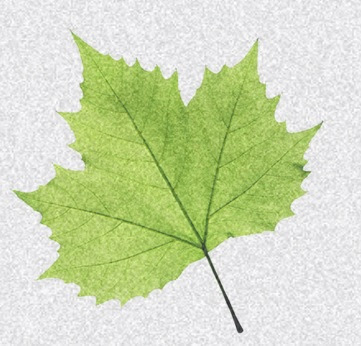
#> input picture OTSU Thresholding/noisy_leaf.jpg, 361 x 346 px
$ python thresholding.py
#> lines starting #> are read from the running program, lines starting #| are printed output that depends on the picture; after the words box and inside, x2 and y2 are one past the last pixel; in counts of white or black regions, pixels touching at a corner belong together
import cv2
import numpy as np

img = cv2.imread('noisy_leaf.jpg', cv2.IMREAD_GRAYSCALE)
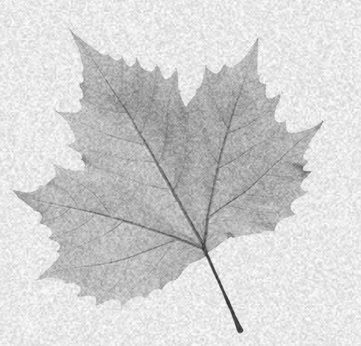
#> img: shape (346, 361); min 42, max 255, mean 210.7
cv2.imshow('gray', img)
cv2.imwrite('gray1.jpg',img)

blur = cv2.GaussianBlur(img,(7,7),0)
cv2.imshow('blur', img)
cv2.imwrite('blur1.jpg',img)

x,threshold = cv2.threshold(blur, 200, 255, cv2.THRESH_BINARY)
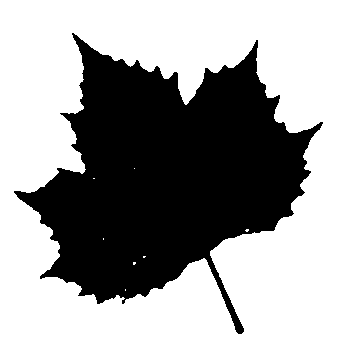
#> threshold: shape (346, 361); 63% white; 1 black region, box (x1, y1, x2, y2) and area: (14, 33, 323, 334) 46190
cv2.imshow('Binary threshold', threshold)
cv2.imwrite('binarythresh1.jpg',img)

ret2,th2 = cv2.threshold(blur,0,255,cv2.THRESH_BINARY+cv2.THRESH_OTSU)
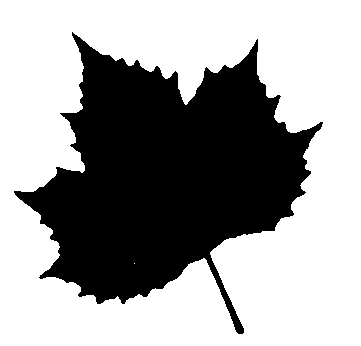
#> th2: shape (346, 361); 62.7% white; 1 black region, box (x1, y1, x2, y2) and area: (14, 32, 323, 334) 46581
#> ret2 = 203
cv2.imshow('Otsus Thresholding', th2)
cv2.imwrite('Otsus.jpg',img)

cv2.waitKey(0)
